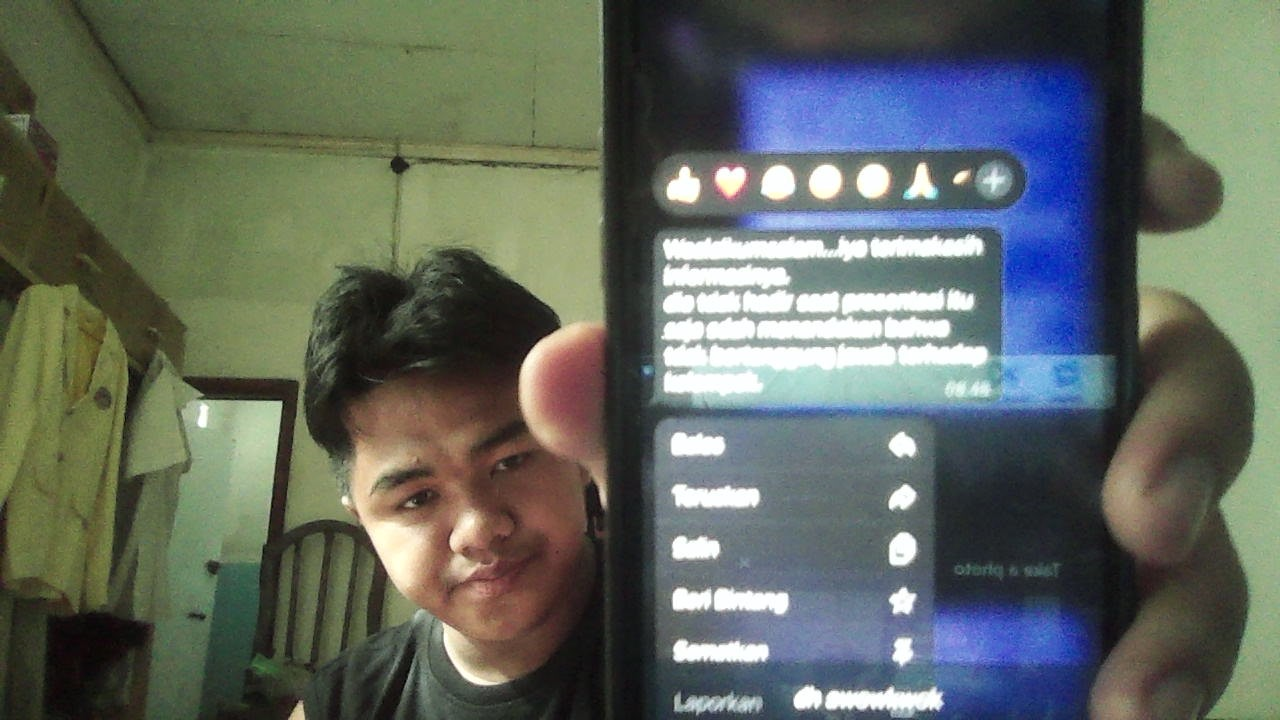
#> input picture Minggu2/Quiz/Riski gacor.jpg, 1280 x 720 px, found by its file name
$ python Quiz2.py
#> lines starting #> are read from the running program, lines starting #| are printed output that depends on the picture
# ============================================
# PRAKTIKUM 2 (LANJUTAN):
# ANALYSIS OF COLOR MODELS AND IMAGE ALIASING
# ============================================

import cv2
import numpy as np
import matplotlib.pyplot as plt
import warnings
warnings.filterwarnings('ignore')

print("=== PRAKTIKUM 2 (LANJUTAN): COLOR MODEL ANALYSIS & IMAGE ALIASING ===")
print("Topics: Color Model Suitability, Image Sampling, Aliasing Effects\n")

# ======================================================
# FUNCTION 1: COLOR MODEL SUITABILITY ANALYSIS
# ======================================================
def analyze_color_model_suitability(image, application):
    """
    Analyze which color model is most suitable for a specific application.

    Parameters:
    image       : Input BGR image
    application : 'skin_detection', 'shadow_removal',
                  'text_extraction', 'object_detection'

    Returns:
    best_model  : Recommended color model
    analysis    : Dictionary of simple statistical indicators
    """

    # Convert image into different color spaces
    gray = cv2.cvtColor(image, cv2.COLOR_BGR2GRAY)
    hsv = cv2.cvtColor(image, cv2.COLOR_BGR2HSV)
    ycbcr = cv2.cvtColor(image, cv2.COLOR_BGR2YCrCb)

    analysis = {}

    if application == 'skin_detection':
        # Skin color is more stable in chrominance channels
        analysis['HSV (Saturation mean)'] = np.mean(hsv[:, :, 1])
        analysis['YCbCr (Cr mean)'] = np.mean(ycbcr[:, :, 1])
        best_model = 'YCbCr'

    elif application == 'shadow_removal':
        # Shadows mainly affect luminance
        analysis['Grayscale (Std Dev)'] = np.std(gray)
        analysis['YCbCr (Y Std Dev)'] = np.std(ycbcr[:, :, 0])
        best_model = 'YCbCr'

    elif application == 'text_extraction':
        # Text relies heavily on intensity contrast
        analysis['Grayscale (Std Dev)'] = np.std(gray)
        best_model = 'Grayscale'

    elif application == 'object_detection':
        # Object detection benefits from color separation
        analysis['HSV (Channel Variance)'] = np.mean(np.std(hsv, axis=(0, 1)))
        best_model = 'HSV'

    else:
        best_model = 'Unknown'

    return best_model, analysis


# ======================================================
# FUNCTION 2: IMAGE ALIASING SIMULATION
# ======================================================
def simulate_image_aliasing(image, downsampling_factors):
    """
    Simulate aliasing effects by downsampling and upsampling an image.

    Parameters:
    image                : Input grayscale image
    downsampling_factors : List of downsampling factors (e.g., [2, 4, 8])

    Returns:
    results : Dictionary containing reconstructed images and MSE values
    """

    h, w = image.shape
    results = {}

    for factor in downsampling_factors:
        # Downsample without anti-aliasing
        small = cv2.resize(
            image,
            (w // factor, h // factor),
            interpolation=cv2.INTER_NEAREST
        )

        # Upsample back to original size
        reconstructed = cv2.resize(
            small,
            (w, h),
            interpolation=cv2.INTER_NEAREST
        )

        # Calculate Mean Squared Error (MSE)
        mse = np.mean(
            (image.astype(float) - reconstructed.astype(float)) ** 2
        )

        results[factor] = {
            'reconstructed': reconstructed,
            'mse': mse
        }

    return results


# ======================================================
# MAIN PROGRAM
# ======================================================
if __name__ == "__main__":

    # Load image
    img = cv2.imread('Quiz/Minggu 2/Riski gacor.jpg')  # Replace with your image path
#> img is the input picture: shape (720, 1280, 3); mean B, G, R 96.2, 104.3, 96.9
    if img is None:
        # Create synthetic image if file not found
        img = np.zeros((300, 400, 3), dtype=np.uint8)
        cv2.rectangle(img, (50, 50), (150, 150), (0, 255, 255), -1)
        cv2.circle(img, (250, 150), 60, (0, 0, 255), -1)
        print("Using synthetic image (sample_image.jpg not found)\n")

    gray_img = cv2.cvtColor(img, cv2.COLOR_BGR2GRAY)
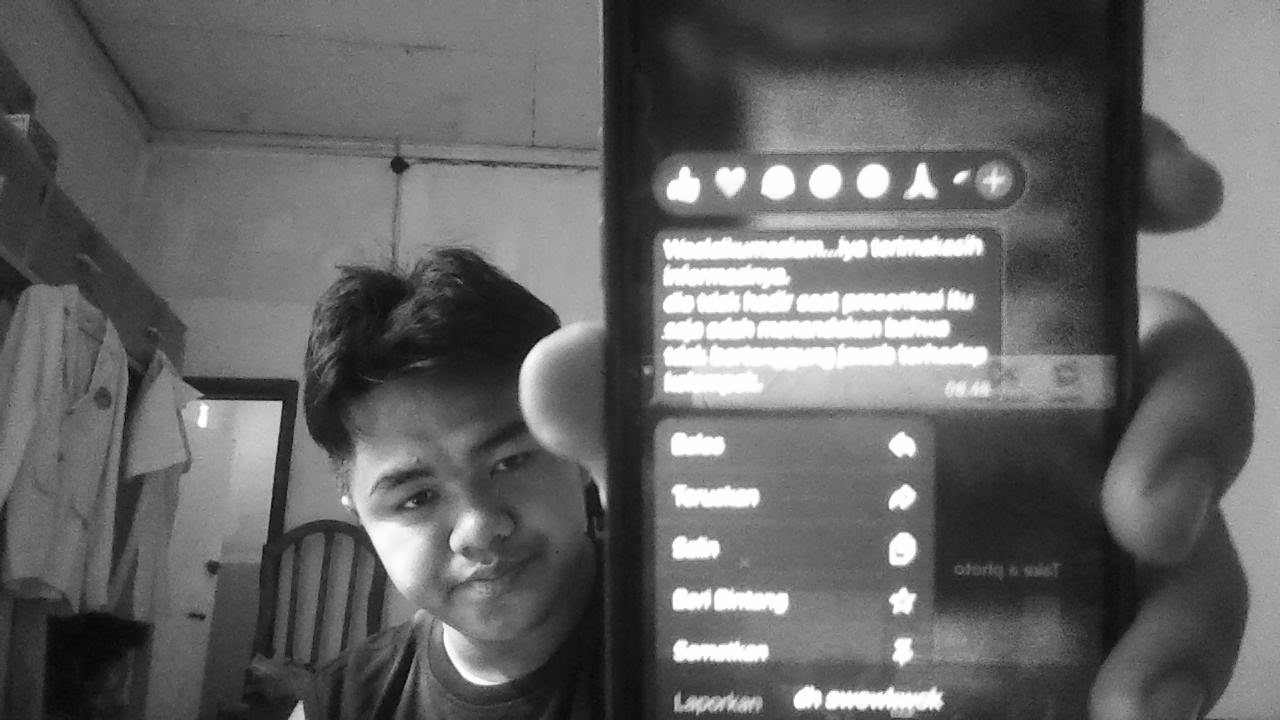
#> gray_img: shape (720, 1280); min 1, max 255, mean 101.2

    # -------------------------------
    # Color Model Analysis
    # -------------------------------
    print("1. COLOR MODEL SUITABILITY ANALYSIS")

    applications = [
        'skin_detection',
        'shadow_removal',
        'text_extraction',
        'object_detection'
    ]

    for app in applications:
        best_model, analysis = analyze_color_model_suitability(img, app)
        print(f"\nApplication: {app}")
        print(f"Recommended color model: {best_model}")
        for k, v in analysis.items():
            print(f"  {k}: {v:.2f}")
#> this loop made 4 passes
#> (best_model, analysis) on passes 1 to 4: ('YCbCr', {'HSV (Saturation mean)': 74.25, 'YCbCr (Cr mean)': 124.9}), ('YCbCr', {'Grayscale (Std Dev)': 55.22, 'YCbCr (Y Std Dev)': 55.22}), ('Grayscale', {'Grayscale (Std Dev)': 55.22}), ('HSV', {'HSV (Channel Variance)': 46.67})
#| Recommended color model: YCbCr
#| Recommended color model: YCbCr
#| Recommended color model: Grayscale
#| Recommended color model: HSV

    # -------------------------------
    # Image Aliasing Simulation
    # -------------------------------
    print("\n2. IMAGE ALIASING SIMULATION")

    factors = [2, 4, 8]
    aliasing_results = simulate_image_aliasing(gray_img, factors)
#> the loop in simulate_image_aliasing, `for factor in downsampling_factors:` made 3 passes
#> mse on passes 1 to 3: 36.8, 157, 433.2
#> pass 2, in simulate_image_aliasing, `small = cv2.resize( image, (w // factor, h // factor), interpolation=c..`:
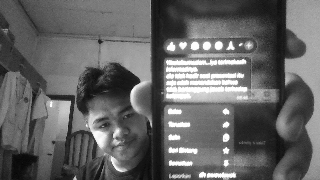
#> small: shape (180, 320); min 5, max 255, mean 101.2
#> after the loop in simulate_image_aliasing, `for factor in downsampling_factors:`:
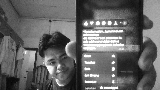
#> small: shape (90, 160); min 5, max 255, mean 101
#> after the loop in simulate_image_aliasing, `for factor in downsampling_factors:`: results = 3 items
#> aliasing_results = 3 items

    # Visualization
    fig, axes = plt.subplots(1, len(factors) + 1, figsize=(15, 5))

    axes[0].imshow(gray_img, cmap='gray')
    axes[0].set_title('Original Image')
    axes[0].axis('off')

    for idx, factor in enumerate(factors):
        axes[idx + 1].imshow(
            aliasing_results[factor]['reconstructed'],
            cmap='gray'
        )
        axes[idx + 1].set_title(
            f'Downsampling x{factor}\nMSE: {aliasing_results[factor]["mse"]:.1f}'
        )
        axes[idx + 1].axis('off')

    plt.suptitle('Aliasing Effects Due to Downsampling', fontsize=14, fontweight='bold')
    plt.tight_layout()
    plt.show()
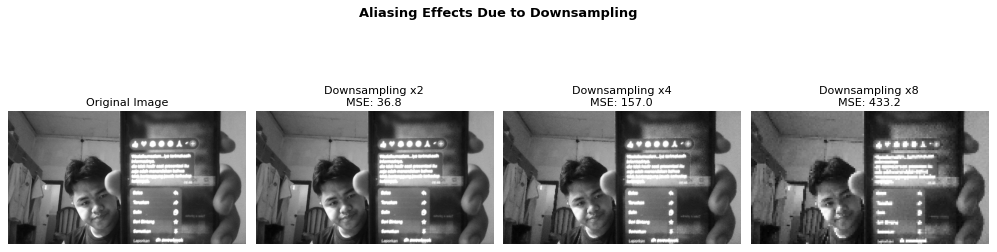
#> figure drawn by matplotlib, 4 panels

    print("\n=== PROGRAM FINISHED ===")
